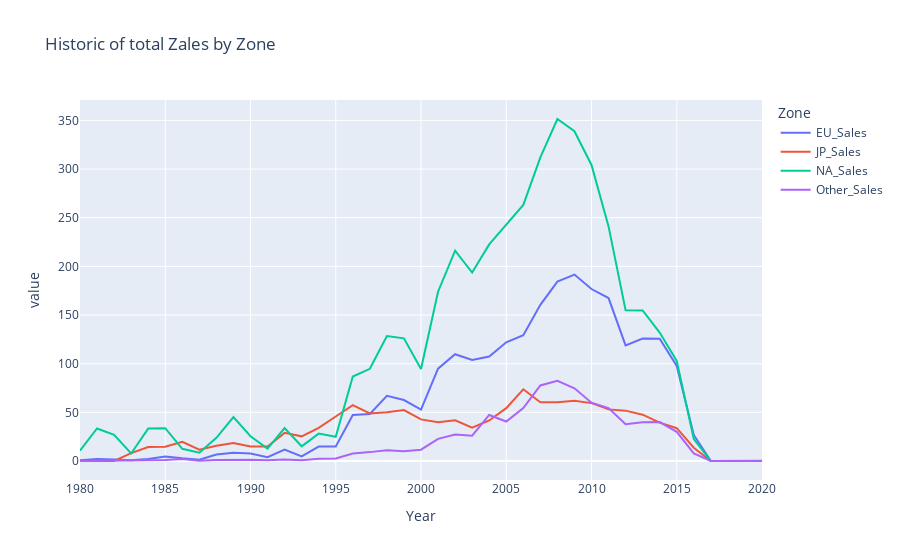

Notebook source saved alongside this figure:
### Code cell
# Gráfico de total de ventas por año por zona
# Using seaborn
ax = sns.lineplot(df_unpivoted[df_unpivoted['Zone'] != 'Global_Sales'].groupby(['Year', 'Zone']).sum(numeric_only=True).reset_index(), x='Year', y='value', hue='Zone').set(title='Historico del Total de Ventas por Zona')

# Using plotly express
fig = px.line(df_unpivoted[df_unpivoted['Zone'] != 'Global_Sales'].groupby(['Year', 'Zone']).sum(numeric_only=True).reset_index(), x='Year', y='value', color='Zone', title='Historic of total Zales by Zone')
fig.show()

### Figure 1 — Plotly figure (JSON) as saved in the notebook; plotly's stock layout.template omitted (floating-point values rounded to 4 significant figures)
{"data": [{"hovertemplate": "Zone=EU_Sales<br>Year=%{x}<br>value=%{y}<extra></extra>", "legendgroup": "EU_Sales", "line": {"color": "#636efa", "dash": "solid"}, "marker": {"symbol": "circle"}, "mode": "lines", "name": "EU_Sales", "orientation": "v", "showlegend": true, "type": "scatter", "x": [1980, 1981, 1982, 1983, 1984, 1985, 1986, 1987, 1988, 1989, 1990, 1991, 1992, 1993, 1994, 1995, 1996, 1997, 1998, 1999, 2000, 2001, 2002, 2003, 2004, 2005, 2006, 2007, 2008, 2009, 2010, 2011, 2012, 2013, 2014, 2015, 2016, 2017, 2020], "xaxis": "x", "y": [0.67, 1.96, 1.65, 0.8, 2.1, 4.74, 2.84, 1.41, 6.59, 8.44, 7.63, 3.95, 11.71, 4.65, 14.88, 14.9, 47.26, 48.32, 66.9, 62.67, 52.75, 94.89, 109.7, 103.8, 107.3, 121.9, 129.2, 160.5, 184.4, 191.6, 176.7, 167.4, 118.8, 125.8, 125.7, 97.71, 26.76, 0, 0], "yaxis": "y"}, {"hovertemplate": "Zone=JP_Sales<br>Year=%{x}<br>value=%{y}<extra></extra>", "legendgroup": "JP_Sales", "line": {"color": "#EF553B", "dash": "solid"}, "marker": {"symbol": "circle"}, "mode": "lines", "name": "JP_Sales", "orientation": "v", "showlegend": true, "type": "scatter", "x": [1980, 1981, 1982, 1983, 1984, 1985, 1986, 1987, 1988, 1989, 1990, 1991, 1992, 1993, 1994, 1995, 1996, 1997, 1998, 1999, 2000, 2001, 2002, 2003, 2004, 2005, 2006, 2007, 2008, 2009, 2010, 2011, 2012, 2013, 2014, 2015, 2016, 2017, 2020], "xaxis": "x", "y": [0, 0, 0, 8.1, 14.27, 14.56, 19.81, 11.63, 15.76, 18.36, 14.88, 14.78, 28.91, 25.33, 33.99, 45.75, 57.44, 48.87, 50.04, 52.34, 42.77, 39.86, 41.76, 34.2, 41.65, 54.28, 73.73, 60.29, 60.26, 61.89, 59.49, 53.04, 51.74, 47.59, 39.46, 33.72, 13.7, 0.05, 0], "yaxis": "y"}, {"hovertemplate": "Zone=NA_Sales<br>Year=%{x}<br>value=%{y}<extra></extra>", "legendgroup": "NA_Sales", "line": {"color": "#00cc96", "dash": "solid"}, "marker": {"symbol": "circle"}, "mode": "lines", "name": "NA_Sales", "orientation": "v", "showlegend": true, "type": "scatter", "x": [1980, 1981, 1982, 1983, 1984, 1985, 1986, 1987, 1988, 1989, 1990, 1991, 1992, 1993, 1994, 1995, 1996, 1997, 1998, 1999, 2000, 2001, 2002, 2003, 2004, 2005, 2006, 2007, 2008, 2009, 2010, 2011, 2012, 2013, 2014, 2015, 2016, 2017, 2020], "xaxis": "x", "y": [10.59, 33.4, 26.92, 7.76, 33.28, 33.73, 12.5, 8.46, 23.87, 45.15, 25.46, 12.76, 33.87, 15.12, 28.15, 24.82, 86.76, 94.75, 128.4, 126.1, 94.49, 174.0, 216.2, 193.6, 222.6, 242.6, 263.1, 312.1, 351.4, 338.9, 304.2, 241.1, 155.0, 154.8, 132.0, 102.8, 22.66, 0, 0.27], "yaxis": "y"}, {"hovertemplate": "Zone=Other_Sales<br>Year=%{x}<br>value=%{y}<extra></extra>", "legendgroup": "Other_Sales", "line": {"color": "#ab63fa", "dash": "solid"}, "marker": {"symbol": "circle"}, "mode": "lines", "name": "Other_Sales", "orientation": "v", "showlegend": true, "type": "scatter", "x": [1980, 1981, 1982, 1983, 1984, 1985, 1986, 1987, 1988, 1989, 1990, 1991, 1992, 1993, 1994, 1995, 1996, 1997, 1998, 1999, 2000, 2001, 2002, 2003, 2004, 2005, 2006, 2007, 2008, 2009, 2010, 2011, 2012, 2013, 2014, 2015, 2016, 2017, 2020], "xaxis": "x", "y": [0.12, 0.32, 0.31, 0.14, 0.7, 0.92, 1.93, 0.2, 0.99, 1.5, 1.4, 0.74, 1.65, 0.89, 2.2, 2.64, 7.69, 9.13, 11.03, 10.05, 11.62, 22.76, 27.28, 26.01, 47.29, 40.58, 54.43, 77.6, 82.39, 74.77, 59.9, 54.39, 37.82, 39.82, 40.02, 30.01, 7.75, 0, 0.02], "yaxis": "y"}], "layout": {"legend": {"title": {"text": "Zone"}, "tracegroupgap": 0}, "title": {"text": "Historic of total Zales by Zone"}, "xaxis": {"anchor": "y", "domain": [0, 1], "title": {"text": "Year"}}, "yaxis": {"anchor": "x", "domain": [0, 1], "title": {"text": "value"}}}}
